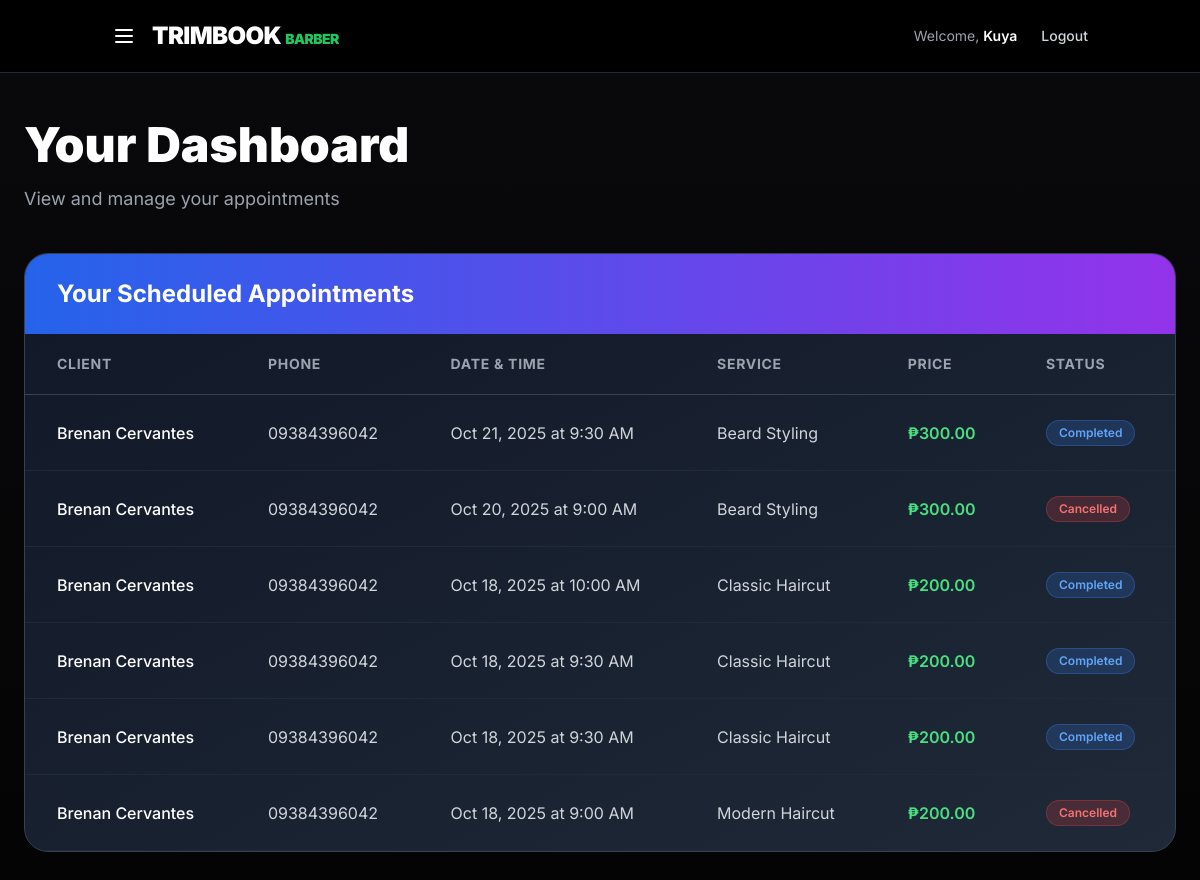
Page /dashboards/barber_dashboard.php (signed in) on the committed database.
### tables this page shows
CREATE TABLE `appointments` (
  `appointment_id` int(11) NOT NULL,
  `customer_user_id` int(11) NOT NULL,
  `barber_id` int(11) NOT NULL,
  `service_id` int(11) NOT NULL,
  `appointment_date` date NOT NULL,
  `appointment_time` time NOT NULL,
  `status` enum('pending','confirmed','completed','cancelled') DEFAULT 'pending',
  `created_at` timestamp NOT NULL DEFAULT current_timestamp()
);

CREATE TABLE `users` (
  `user_id` int(11) NOT NULL,
  `first_name` varchar(50) NOT NULL,
  `last_name` varchar(50) NOT NULL,
  `email` varchar(100) NOT NULL,
  `phone_no` varchar(20) DEFAULT NULL,
  `username` varchar(50) NOT NULL,
  `password` varchar(255) NOT NULL,
  `profile_photo` varchar(255) DEFAULT NULL,
  `user_type` enum('admin','barber','customer') NOT NULL,
  `created_at` timestamp NOT NULL DEFAULT current_timestamp()
);

CREATE TABLE `services` (
  `service_id` int(11) NOT NULL,
  `service_name` varchar(100) NOT NULL,
  `description` text DEFAULT NULL,
  `price` decimal(10,2) NOT NULL
);

### dashboards/barber_dashboard.php (the view, shortened to what this page needs)
<?php
$barber_user_id = $_SESSION['user_id'];
$first_name = $_SESSION['first_name'] ?? 'Barber';
$appointments = [];
try {
    $conn = new mysqli("localhost", "root", "", "trimbookdb");
    $barber_query = "SELECT barber_id FROM barbers WHERE user_id = ?";
    $stmt = $conn->prepare($barber_query);
    $stmt->bind_param("i", $barber_user_id);
    $stmt->execute();
    $result = $stmt->get_result();
    if ($result->num_rows > 0) {
        $barber_row = $result->fetch_assoc();
        $barber_id = $barber_row['barber_id'];
        $query = "
            SELECT
                a.appointment_id,
                a.appointment_date,
                a.appointment_time,
                a.status,
                u.first_name as customer_first_name,
                u.last_name as customer_last_name,
                u.phone_no as customer_phone,
                s.service_name,
                s.price,
                a.created_at
            FROM appointments a
            JOIN users u ON a.customer_user_id = u.user_id
            JOIN services s ON a.service_id = s.service_id
            WHERE a.barber_id = ?
            ORDER BY a.appointment_date DESC, a.appointment_time DESC
        ";
        $stmt = $conn->prepare($query);
        $stmt->bind_param("i", $barber_id);
        $stmt->execute();
        $result = $stmt->get_result();
        while ($row = $result->fetch_assoc()) {
            $appointments[] = $row;
        }
    } else {
        error_log("No barber found for user_id: " . $barber_user_id);
        $db_error = "Barber profile not found for this user";
    }
} catch (Exception $e) {
    error_log("Exception in barber dashboard: " . $e->getMessage());
    $db_error = "Error: " . $e->getMessage();
}
function getStatusBadge($status) {
    $badges = [
        'pending' => ['bg' => 'bg-yellow-500/20', 'text' => 'text-yellow-400', 'border' => 'border-yellow-500/30', 'label' => 'Pending'],
        'confirmed' => ['bg' => 'bg-green-500/20', 'text' => 'text-green-400', 'border' => 'border-green-500/30', 'label' => 'Confirmed'],
        'completed' => ['bg' => 'bg-blue-500/20', 'text' => 'text-blue-400', 'border' => 'border-blue-500/30', 'label' => 'Completed'],
        'cancelled' => ['bg' => 'bg-red-500/20', 'text' => 'text-red-400', 'border' => 'border-red-500/30', 'label' => 'Cancelled']
    ];
    return $badges[$status] ?? $badges['pending'];
}
function formatDateTime($date, $time) {
    $dateObj = new DateTime($date);
    return $dateObj->format('M d, Y') . ' at ' . date('g:i A', strtotime($time));
}
?>
<!DOCTYPE html>
<html lang="en">
<head>
  <script src="https://cdn.tailwindcss.com"></script>
</head>
<body class="bg-black text-white antialiased">
  <header class="bg-black/80 backdrop-blur-lg border-b border-gray-800">
    <nav class="container mx-auto flex justify-between items-center py-5 px-6">
      <div class="flex items-center space-x-4">
        <button onclick="toggleSidebar()" class="text-white hover:text-purple-400 transition">
          <svg class="w-6 h-6" fill="none" stroke="currentColor" viewBox="0 0 24 24">
            <path stroke-linecap="round" stroke-linejoin="round" stroke-width="2" d="M4 6h16M4 12h16M4 18h16"></path>
          </svg>
        </button>
        <a href="#" class="text-2xl font-black tracking-tight">TRIMBOOK <span class="text-green-500 text-sm">BARBER</span></a>
      </div>
      <div class="flex items-center space-x-6">
        <span class="text-gray-400 text-sm hidden md:block">Welcome, <span class="text-white font-semibold"><?= htmlspecialchars($first_name) ?></span></span>
        <a href="../auth/logout.php" class="text-sm font-medium text-gray-300 hover:text-white transition hidden md:block">Logout</a>
      </div>
    </nav>
  </header>
  <main class="min-h-screen bg-gradient-to-b from-zinc-950 to-black py-12 px-6">
    <div class="container mx-auto max-w-6xl">
      <div class="mb-10">
        <h1 class="text-4xl md:text-5xl font-black mb-4">
          Your Dashboard
        </h1>
        <p class="text-gray-400 text-lg">View and manage your appointments</p>
      </div>
      <div class="bg-gradient-to-br from-gray-900 to-gray-800 border border-gray-700 rounded-3xl overflow-hidden">
        <div class="bg-gradient-to-r from-blue-600 to-purple-600 px-8 py-6">
          <h2 class="text-2xl font-bold">Your Scheduled Appointments</h2>
        </div>
        <?php if (count($appointments) > 0): ?>
          <div class="overflow-x-auto">
            <table class="w-full">
              <thead class="border-b border-gray-700">
                <tr class="text-gray-400 text-sm font-semibold uppercase tracking-wider">
                  <th class="px-8 py-5 text-left">Client</th>
                  <th class="px-8 py-5 text-left">Phone</th>
                  <th class="px-8 py-5 text-left">Date & Time</th>
                  <th class="px-8 py-5 text-left">Service</th>
                  <th class="px-8 py-5 text-left">Price</th>
                  <th class="px-8 py-5 text-left">Status</th>
                </tr>
              </thead>
              <tbody>
                <?php foreach ($appointments as $apt): ?>
                  <tr class="border-b border-gray-800 hover:bg-gray-800/50 transition">
                    <td class="px-8 py-6 font-medium"><?= htmlspecialchars($apt['customer_first_name'] . ' ' . $apt['customer_last_name']) ?></td>
                    <td class="px-8 py-6 text-gray-300"><?= htmlspecialchars($apt['customer_phone'] ?? 'N/A') ?></td>
                    <td class="px-8 py-6 text-gray-300"><?= formatDateTime($apt['appointment_date'], $apt['appointment_time']) ?></td>
                    <td class="px-8 py-6 text-gray-300"><?= htmlspecialchars($apt['service_name']) ?></td>
                    <td class="px-8 py-6 text-green-400 font-semibold">₱<?= number_format($apt['price'], 2) ?></td>
                    <td class="px-8 py-6">
                      <?php $badge = getStatusBadge($apt['status']); ?>
                      <span class="inline-flex items-center px-3 py-1 rounded-full text-xs font-semibold <?= $badge['bg'] ?> <?= $badge['text'] ?> border <?= $badge['border'] ?>">
                        <?= $badge['label'] ?>
                      </span>
                    </td>
                  </tr>
                <?php endforeach; ?>
              </tbody>
            </table>
          </div>
        <?php endif; ?>
      </div>
    </div>
  </main>
</body>
</html>

### dashboards/barber_dashboard.php (style rules this page uses)
body { font-family: 'Inter', sans-serif; }

### rows in the picture
appointments: customer_user.last_name "Brenan Cervantes", customer_user.phone_no "09384396042", appointment_date+appointment_time "Oct 21, 2025 at 9:30 AM", service.service_name "Beard Styling", service.price "300.00", status "Completed"
appointments: customer_user.last_name "Brenan Cervantes", customer_user.phone_no "09384396042", appointment_date+appointment_time "Oct 20, 2025 at 9:00 AM", service.service_name "Beard Styling", service.price "300.00", status "Cancelled"
appointments: customer_user.last_name "Brenan Cervantes", customer_user.phone_no "09384396042", appointment_date+appointment_time "Oct 18, 2025 at 10:00 AM", service.service_name "Classic Haircut", service.price "200.00", status "Completed"
appointments: customer_user.last_name "Brenan Cervantes", customer_user.phone_no "09384396042", appointment_date+appointment_time "Oct 18, 2025 at 9:30 AM", service.service_name "Classic Haircut", service.price "200.00", status "Completed"
appointments: customer_user.last_name "Brenan Cervantes", customer_user.phone_no "09384396042", appointment_date+appointment_time "Oct 18, 2025 at 9:30 AM", service.service_name "Classic Haircut", service.price "200.00", status "Completed"
appointments: customer_user.last_name "Brenan Cervantes", customer_user.phone_no "09384396042", appointment_date+appointment_time "Oct 18, 2025 at 9:00 AM", service.service_name "Modern Haircut", service.price "200.00", status "Cancelled"

### other values in the picture
$first_name "Kuya"
